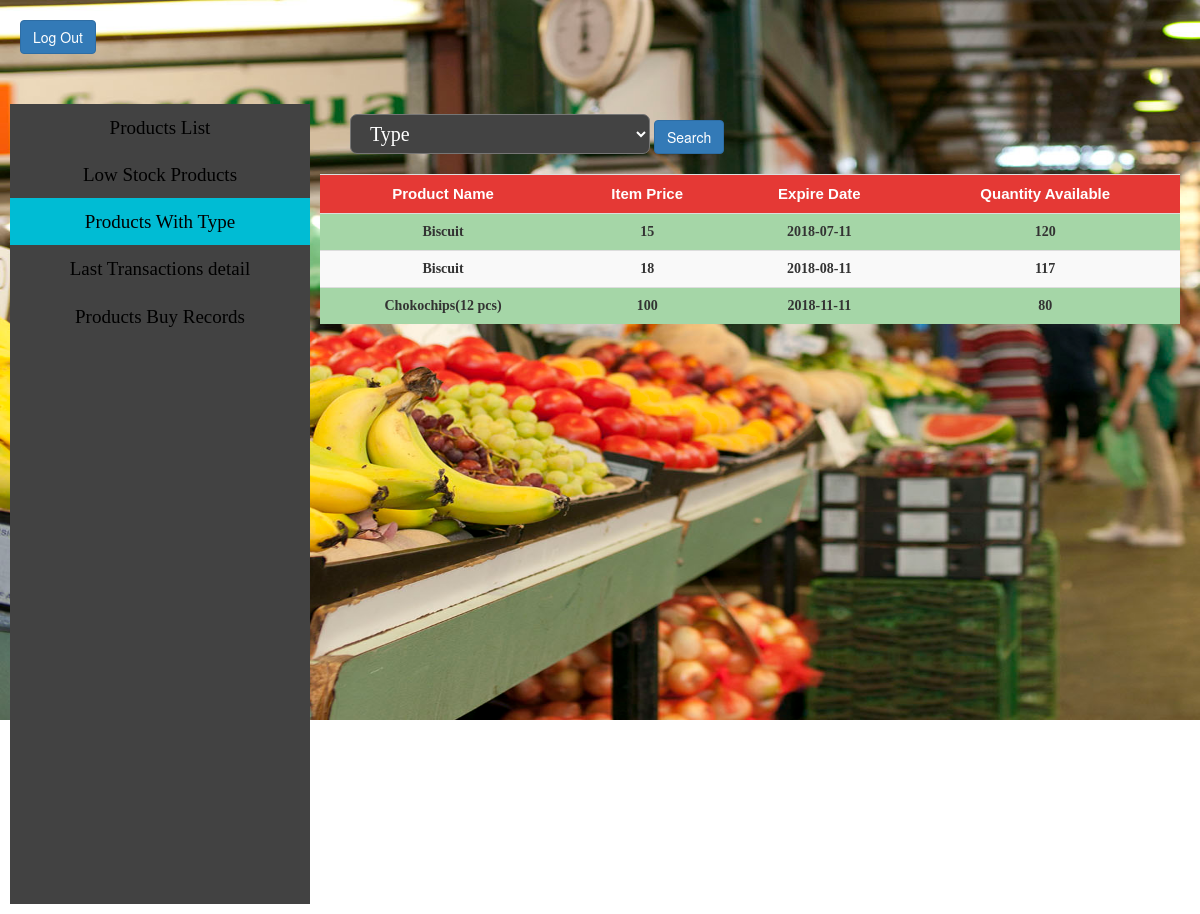
Screenshot of /SHOP/c3protype.php with the database file from the repository.
### tables this page shows
create table stock
(
	st_id int,
    st_name varchar(128),
    st_comp varchar(128),
    st_type varchar(30),
    st_quen double,
    foreign key (st_id)  references products(pro_id) 
);

create table products 
(
	pro_id int,
	pro_name varchar(128),
    pro_manu_date date not null,
    pro_expire_dat date ,
    pro_pur_price float,
    pro_sal_price float,    
    primary key(pro_id)
);

### SHOP/c3protype.php (the view, shortened to what this page needs)
<!DOCTYPE html>
<html lang="en">
  <head>
      <link rel="stylesheet" type="text/css" href="protype.css">
      <link href="css/bootstrap.min.css" rel="stylesheet">
  </head>
  <body>
  <?php
    require 'connect.inc.php';
    $query="select pro_name,pro_sal_price,pro_expire_dat,st_quen from stock
            join products on products.pro_id=stock.st_id
            where st_type='Cookies' ";
    $type=$query_run="";
    if(isset($_POST['Submit']))
    {
      $type=$_POST['protype'];
      $query="select pro_name,pro_sal_price,pro_expire_dat,st_quen from stock
            join products on products.pro_id=stock.st_id
            where st_type like '%{$type}%' ";
      if (($_POST["protype"])=="Type")
      {
          $query="select pro_name,pro_sal_price,pro_expire_dat,st_quen from stock
            join products on products.pro_id=stock.st_id
            where st_type='Cookies'";
      }
    }
    else
    {
      $query="select pro_name,pro_sal_price,pro_expire_dat,st_quen from stock
            join products on products.pro_id=stock.st_id
            where st_type='Cookies'";
    }
    $query_run=mysqli_query($conn,$query);
  ?>
    <a href="index.php"><input type="button" class="btn btn-primary" value="Log Out" id="lgout"></a>
    <br><br>
    <ul class="nav">
      <li><a href="customerpage.php" >Products List</a></li>
      <li><a href="c2lowstock.php">Low Stock Products</a></li>
      <li><a href="c3protype.php" class="active">Products With Type</a></li>
      <li><a href="c4tran.php">Last Transactions detail</a></li>
      <li><a href="c5buyrecord.php">Products Buy Records</a></li>
    </ul>
    <div class="sidebar">
          <form action="c3protype.php" class="form-inline" method="POST">
          <div class="select-field">
            <select name="protype">
              <option selected hidden >Type</option>
            </select>
            <button type="submit" class="btn btn-primary nav-button" name="Submit" value="<?php echo $type; ?>">Search</button>
          </div>
          </form>
          <br>
          <table class="table table-striped">
            <tr>
              <td class="head"> Product Name </th>
              <td class="head"> Item Price </th>
              <td class="head"> Expire Date </th>
              <td class="head"> Quantity Available </td>
            </tr>
            <?php while($row=mysqli_fetch_assoc($query_run)):?>
            <tr>
                <td><?php echo $row['pro_name']?></td>
                <td><?php echo $row['pro_sal_price']?></td>
                <td><?php echo $row['pro_expire_dat']?></td>
                <td><?php echo $row['st_quen']?></td>
            </tr>
          <?php endwhile;?>
          </table>
    </div>
  </body>
</html>

### SHOP/protype.css (style rules this page uses)
body { background-image:url(shop3.jpg); font-size: 10px; height: 100px; background-size: 1600px 720px; background-attachment: fixed; background-repeat:no-repeat; font-family:serif; }
#lgout { margin: 20px 0px 20px 20px; }
ul.nav { list-style-type: none; float: left; top: 5px; width: 25%; overflow: auto; height: 800%; margin: 10px; padding: 0px; background-color: #424242; }
td { text-align:center; font-size: 14px; font-weight: bold; font-family: comic sans ms; }
.head { font-weight: bolder; font-size: 15px; font-family: Helvetica; color: white; text-align: center; background-color:#E53935; }
tr:nth-child(even) { background: #A5D6A7; }
.nav li a { display: block; text-decoration: none; text-align: center; color: black; padding: 5px; font-size: 19px; font-family: verdana; }
.sidebar { margin-left: 25%; padding: 20px; height:800%; }
.active { background-color: #00BCD4; color: red; }
.select-field { display: inline; width: 100%; height: 90px; border-radius: 10px; }
.select-field > select { width: 300px; height: 40px; margin: 0px; margin-left: 30px; border-radius: 7px; padding:0px 45px 0px 15px; bottom: 0px; background-color:#434343; font-family: 'osbold'; font-size: 20px; color:#ffffff; }

### rows the page displays
stock: st_id.pro_name "Biscuit", st_id.pro_sal_price "15", st_id.pro_expire_dat "2018-07-11", st_quen "120"
stock: st_id.pro_name "Biscuit", st_id.pro_sal_price "18", st_id.pro_expire_dat "2018-08-11", st_quen "117"
stock: st_id.pro_name "Chokochips(12 pcs)", st_id.pro_sal_price "100", st_id.pro_expire_dat "2018-11-11", st_quen "80"
